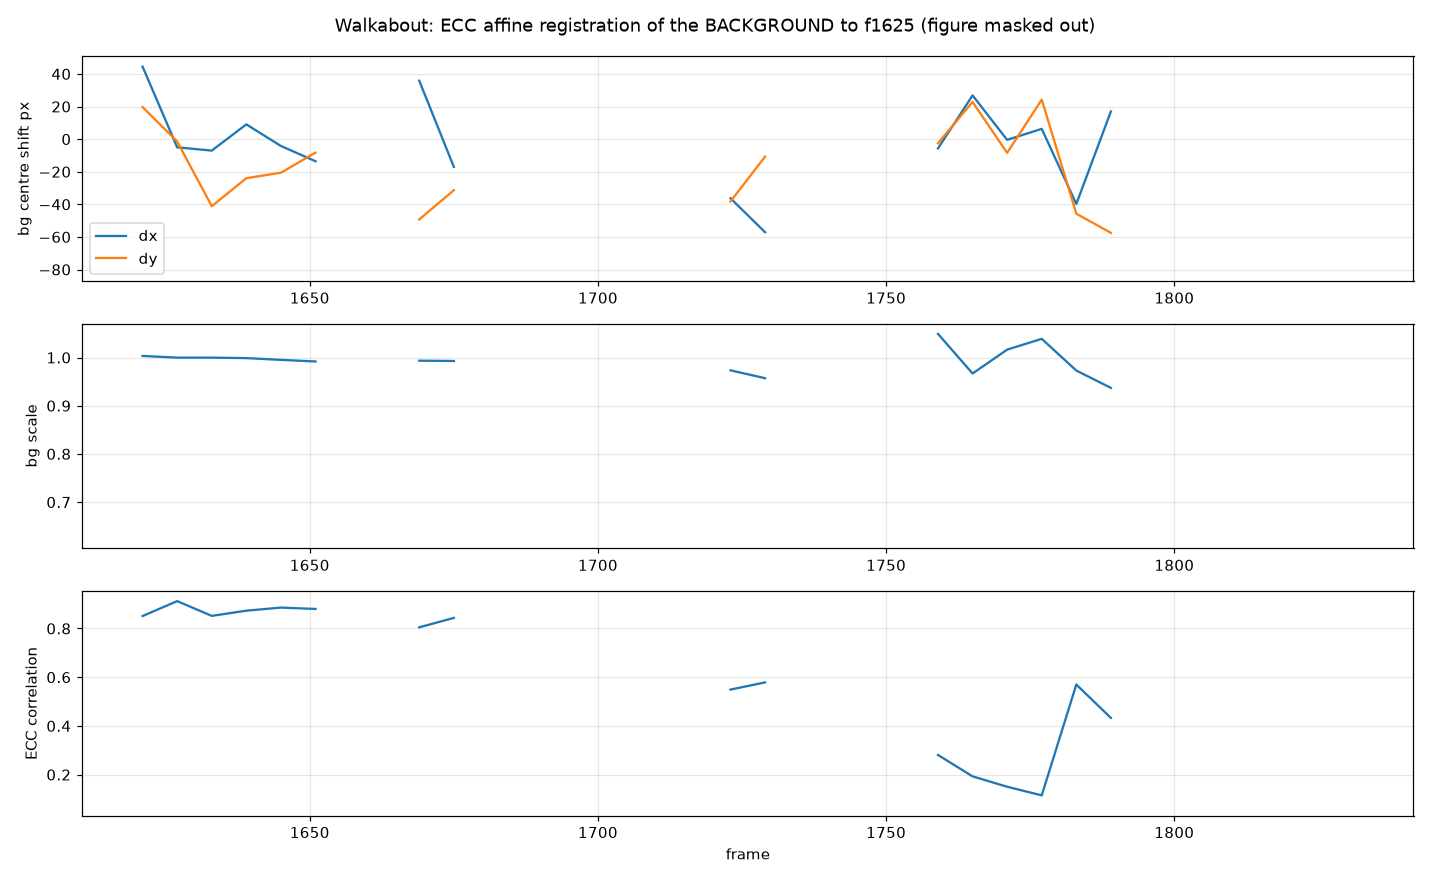

Here is the Python script that generated this plot:
import cv2, numpy as np
import matplotlib; matplotlib.use('Agg'); import matplotlib.pyplot as plt
FD='/home/user/new-skinny-bob/frames/Oqw96jCOP7A/f%05d.png'
Y,X=np.mgrid[0:1080,0:1920]
def prep(f):
    im=cv2.imread(FD%f,cv2.IMREAD_GRAYSCALE).astype(np.float32)
    m=cv2.GaussianBlur(im,(0,0),51); s=np.sqrt(cv2.GaussianBlur((im-m)**2,(0,0),51))+1.0
    return ((im-m)/s).astype(np.float32)
base=np.zeros((1080,1920),np.uint8); base[80:990,370:1570]=255
base[900:1000,360:1120]=0     # timecode
def mask_for(f, fx0,fx1,fy0):
    m=base.copy(); m[fy0:,fx0:fx1]=0; return m
crit=(cv2.TERM_CRITERIA_EPS|cv2.TERM_CRITERIA_COUNT,60,1e-6)
ref=prep(1625)
rows=[]
for f in range(1621,1836,6):
    # exclude a generous figure box that grows with the shot
    t=(f-1621)/214.
    fx0=int(520-60*t); fx1=int(1080+60*t); fy0=int(400-140*t)
    M=mask_for(f,fx0,fx1,fy0)
    W=np.eye(2,3,dtype=np.float32)
    try:
        cc,W=cv2.findTransformECC(ref,prep(f),W,cv2.MOTION_AFFINE,crit,M,5)
    except cv2.error as e:
        rows.append((f,np.nan,np.nan,np.nan,np.nan)); continue
    A=W[:,:2]; t_=W[:,2]
    # displacement of image centre and of scale
    sc=np.sqrt(abs(np.linalg.det(A)))
    c=np.array([975,540]); d=A@c+t_-c
    rows.append((f,cc,d[0],d[1],sc))
R=np.array(rows,float)
np.save('walk_ecc.npy',R)
ok=~np.isnan(R[:,1])
print('ECC frames %d, mean cc %.3f'%(ok.sum(),np.nanmean(R[:,1])))
print('centre displacement dx: %.2f .. %.2f px (sd %.2f)'%(np.nanmin(R[:,2]),np.nanmax(R[:,2]),np.nanstd(R[:,2])))
print('centre displacement dy: %.2f .. %.2f px (sd %.2f)'%(np.nanmin(R[:,3]),np.nanmax(R[:,3]),np.nanstd(R[:,3])))
print('scale: %.4f .. %.4f'%(np.nanmin(R[:,4]),np.nanmax(R[:,4])))
plt.figure(figsize=(13,8))
plt.subplot(3,1,1); plt.plot(R[:,0],R[:,2],label='dx'); plt.plot(R[:,0],R[:,3],label='dy'); plt.legend(); plt.ylabel('bg centre shift px'); plt.grid(alpha=.3)
plt.subplot(3,1,2); plt.plot(R[:,0],R[:,4]); plt.ylabel('bg scale'); plt.grid(alpha=.3)
plt.subplot(3,1,3); plt.plot(R[:,0],R[:,1]); plt.ylabel('ECC correlation'); plt.xlabel('frame'); plt.grid(alpha=.3)
plt.suptitle('Walkabout: ECC affine registration of the BACKGROUND to f1625 (figure masked out)')
plt.tight_layout(); plt.savefig('walk_ecc.png',dpi=110); plt.close()
